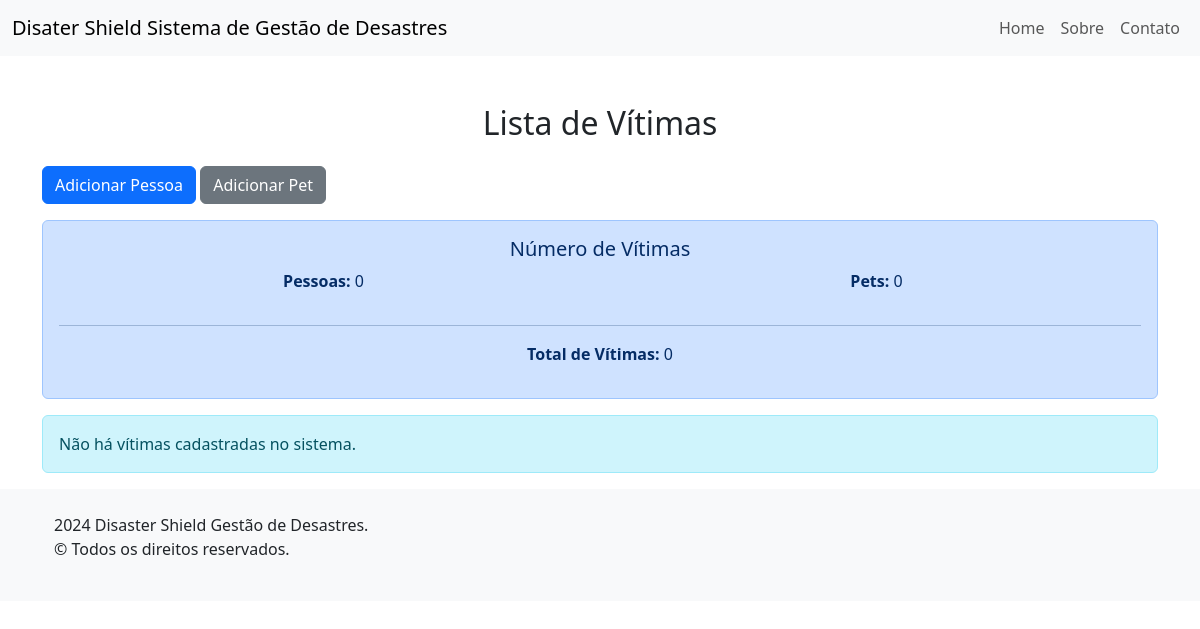
Before: /vitimas/vitimas/ with the older database file.
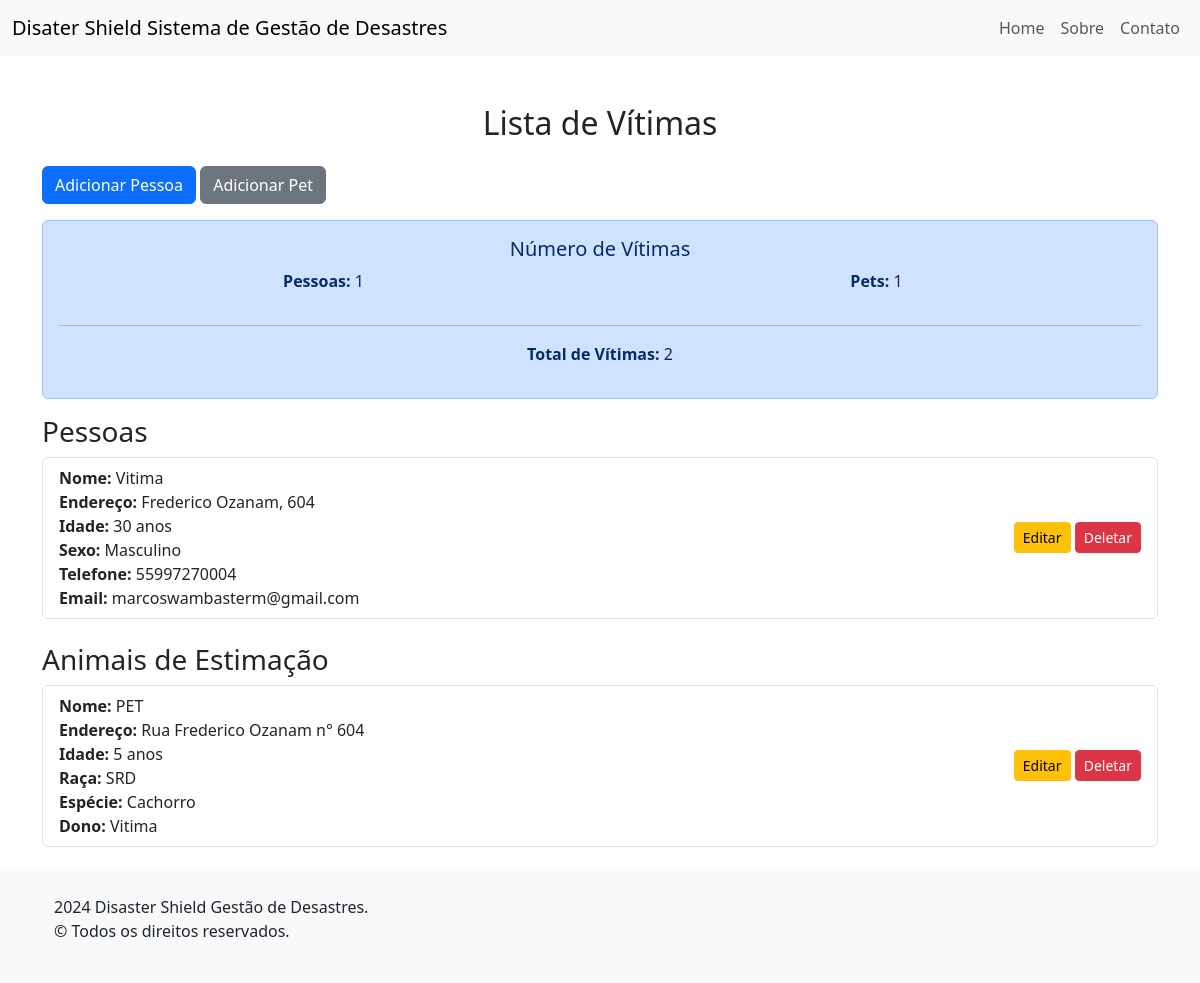
After: the same page with the newer database file.
### vitimas/models.py (models this page shows, shortened)
class Vitima(models.Model):
    nome = models.CharField(max_length=100)
    endereco = models.CharField(max_length=255)
    idade = models.IntegerField()
    class Meta:
        abstract = True

class Pessoa(Vitima):
    sexo = models.CharField(max_length=10)
    telefone = models.CharField(max_length=15)
    email = models.EmailField()

class PET(Vitima):
    raca = models.CharField(max_length=50)
    ESPECIE_CHOICES = [
        ('Cachorro', 'Cachorro'),
        ('Gato', 'Gato'),
        ('Pássaro', 'Pássaro'),
        ('Peixe', 'Peixe'),
        ('Outro', 'Outro')
    ]
    especie = models.CharField(max_length=20, choices=ESPECIE_CHOICES, default='Cachorro')
    dono = models.ForeignKey(Pessoa, on_delete=models.CASCADE, null=True, blank=True, related_name="pets")

### vitimas/views.py (the view)
# urls.py: path('vitimas/', ListaVitimasView.as_view(), name='lista_vitimas'),
class ListaVitimasView(ListView):
    queryset = Pessoa.objects.all()
    template_name = 'lista_vitimas.html'
    context_object_name = 'pessoas'
    def get_context_data(self, **kwargs):
        context = super().get_context_data(**kwargs)
        context['pessoas'] = Pessoa.objects.all()
        context['pets'] = PET.objects.all()
        context['total_pessoas'] = context['pessoas'].count()
        context['total_pets'] = context['pets'].count()
        context['total_vitimas'] = context['total_pessoas'] + context['total_pets']
        return context

### vitimas/templates/lista_vitimas.html (shortened to what this page needs)
{% extends "base.html" %}
{% block content %}
<div class="container mt-5">
    <h2 class="my-4 text-center">Lista de Vítimas</h2>
    <a href="{% url 'criar_pessoa' %}" class="btn btn-primary mb-3">Adicionar Pessoa</a>
    <a href="{% url 'criar_pet' %}" class="btn btn-secondary mb-3">Adicionar Pet</a>
    <div class="alert alert-primary text-center">
        <h5>Número de Vítimas</h5>
        <div class="row">
            <div class="col-md-6">
                <p><strong>Pessoas:</strong> {{ total_pessoas }}</p>
            </div>
            <div class="col-md-6">
                <p><strong>Pets:</strong> {{ total_pets }}</p>
            </div>
        </div>
        <hr>
        <p><strong>Total de Vítimas:</strong> {{ total_vitimas }}</p>
    </div>
    {% if pessoas or pets %}
        <h3>Pessoas</h3>
        {% if pessoas %}
            <ul class="list-group mb-4">
                {% for pessoa in pessoas %}
                    <li class="list-group-item d-flex justify-content-between align-items-center">
                        <div>
                            <strong>Nome:</strong> {{ pessoa.nome }}<br>
                            <strong>Endereço:</strong> {{ pessoa.endereco }}<br>
                            <strong>Idade:</strong> {{ pessoa.idade }} anos<br>
                            <strong>Sexo:</strong> {{ pessoa.sexo }}<br>
                            <strong>Telefone:</strong> {{ pessoa.telefone }}<br>
                            <strong>Email:</strong> {{ pessoa.email }}
                        </div>
                        <div>
                            <a href="{% url 'editar_pessoa' pessoa.pk %}" class="btn btn-warning btn-sm">Editar</a>
                            <a href="{% url 'deletar_pessoa' pessoa.pk %}" class="btn btn-danger btn-sm">Deletar</a>
                        </div>
                    </li>
                {% endfor %}
            </ul>
        {% else %}
            <p class="text-muted">Nenhuma pessoa cadastrada.</p>
        {% endif %}
        <h3>Animais de Estimação</h3>
        {% if pets %}
            <ul class="list-group mb-4">
                {% for pet in pets %}
                    <li class="list-group-item d-flex justify-content-between align-items-center">
                        <div>
                            <strong>Nome:</strong> {{ pet.nome }}<br>
                            <strong>Endereço:</strong> {{ pet.endereco }}<br>
                            <strong>Idade:</strong> {{ pet.idade }} anos<br>
                            <strong>Raça:</strong> {{ pet.raca }}<br>
                            <strong>Espécie:</strong> {{ pet.especie }}<br>
                            <strong>Dono:</strong> {% if pet.dono %} {{ pet.dono.nome }} {% else %} Sem Dono {% endif %}
                        </div>
                        <div>
                            <a href="{% url 'editar_pet' pet.pk %}" class="btn btn-warning btn-sm">Editar</a>
                            <a href="{% url 'deletar_pet' pet.pk %}" class="btn btn-danger btn-sm">Deletar</a>
                        </div>
                    </li>
                {% endfor %}
            </ul>
        {% else %}
            <p class="text-muted">Nenhum animal de estimação cadastrado.</p>
        {% endif %}
    {% else %}
        <div class="alert alert-info" role="alert">
            Não há vítimas cadastradas no sistema.
        </div>
    {% endif %}
</div>
{% endblock %}

Changed rows visible on the page:
added Pessoa: nome "Vitima", endereco "Frederico Ozanam, 604", idade "30", sexo "Masculino", telefone "55997270004", email "marcoswambasterm@gmail.com"
added PET: nome "PET", endereco "Rua Frederico Ozanam n° 604", idade "5", raca "SRD", especie "Cachorro", dono.nome "Vitima"
Other visible differences:
{{ total_pessoas }}: "0" → "1"
{{ total_pets }}: "0" → "1"
{{ total_vitimas }}: "0" → "2"
text no longer shown: "Não há vítimas cadastradas no sistema."
text now shown: "Pessoas Animais de Estimação"
